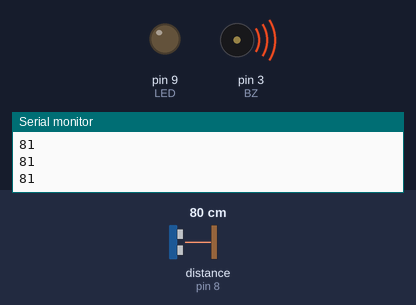
Bench run of a sketch on a simulated Arduino Uno, built with avr-gcc and run on an emulated ATmega328P. Parts: output pins drawn as LEDs (lit = HIGH), buzzer (waves = sounding), the last lines printed to the serial monitor. Wiring (inferred from the names in the program): ultrasonic range finder: trigger pin 7; echo pin 8. The test bench sets the inputs (shaded band); at power-on: distance to the obstacle (sensor on pin 8) 80 cm. The echo pulse lasts 58.3 µs per cm; pins used as bus, display or sensor lines are not drawn.

Above: at 1.2 s.
1.3 s: distance to the obstacle (sensor on pin 8) set to 2 cm
At 2.5 s:
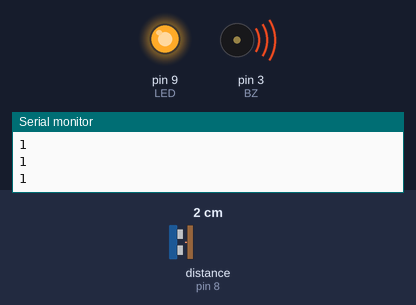
2.8 s: distance to the obstacle (sensor on pin 8) set to 9 cm
At 3.5 s:
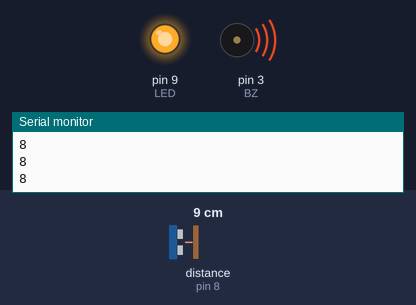
4.3 s: distance to the obstacle (sensor on pin 8) set to 13 cm
At 5.6 s:
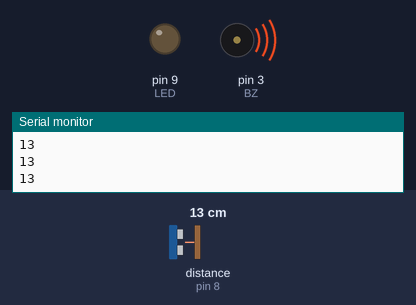
5.9 s: distance to the obstacle (sensor on pin 8) set to 4 cm
At 6.8 s:
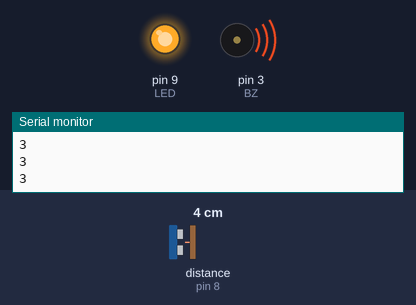
Timing chart, 0 to 8.5 s (numbered marks = the images above; inputs shaded):
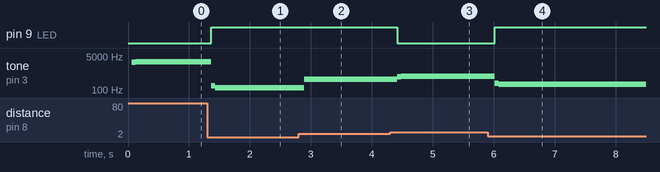

Measured:
- the behaviour switches between 10 and 11 cm on distance to the obstacle (sensor on pin 8) (found by bisection; images 2 and 3)
- after the input at 1.3 s, pin 9 (LED): LOW → HIGH after 0.07 s; tone on pin 3 (BZ): 2530 Hz → 160 Hz after 0.07 s, → 130 Hz 0.06 s later
- after the input at 2.8 s, tone on pin 3 (BZ): 130 Hz → 340 Hz after 0.09 s
- after the input at 4.3 s, pin 9 (LED): HIGH → LOW after 0.12 s; tone on pin 3 (BZ): 340 Hz → 460 Hz after 0.12 s, → 490 Hz 0.06 s later
- after the input at 5.9 s, pin 9 (LED): LOW → HIGH after 0.12 s; tone on pin 3 (BZ): 490 Hz → 220 Hz after 0.12 s, → 190 Hz 0.06 s later

The sketch:

8_3.ino
```cpp
#define TRIG 7
#define ECHO 8
#define BZ 3 //ブザー
#define LED 9 //LEDを9ピンに定義

#define TEMP 26 //現在の温度

//距離計測に用いる変数
  unsigned long interval; //超音波が返ってくるまでの時間(ms)
  float interval_s;//超音波が帰ってくるまでの時間(μs)

  float c; //音速
  int d; //距離

void setup(){
  Serial.begin(9600);
  pinMode(TRIG,OUTPUT);
  pinMode(ECHO,INPUT);
  pinMode(BZ,OUTPUT);
  pinMode(LED,OUTPUT);
}

void loop(){
  //超音波センサーで距離を計測
  measure_dist();
  //ブザーを鳴らす
  tone(BZ,map(d,0,30,100,1000));

  //LEDを点灯させる
  if(d<=10){
    digitalWrite(LED,HIGH);
  }else{
    digitalWrite(LED,LOW);
  }

}
//超音波センサーを用いて距離を計測する
int measure_dist(){

    //10msのパルスをTringピンに出力
  digitalWrite(TRIG,HIGH);
  delayMicroseconds(10);
  digitalWrite(TRIG,LOW);

  //Echo信号がHIGHである時間（μs)をpalseIn関数で計測
  //23071μs以上経過したら、超音波が反射して帰ってこないとみなして0を返す。
  interval = pulseIn(ECHO, HIGH,23071);
  interval_s = (float)interval / 1000000.0;//Msをsに変換

  c = 0.61 * TEMP + 331.5; //音速を計算する
  d = (c * interval_s / 2.0) * 100.0; //距離を計算する(cm)

  Serial.println(d);//超音波の往復時間をシリアルモニタに表示
  delay(60);//次のTrig信号の出力まで60ms待機
  return d;
}
```
